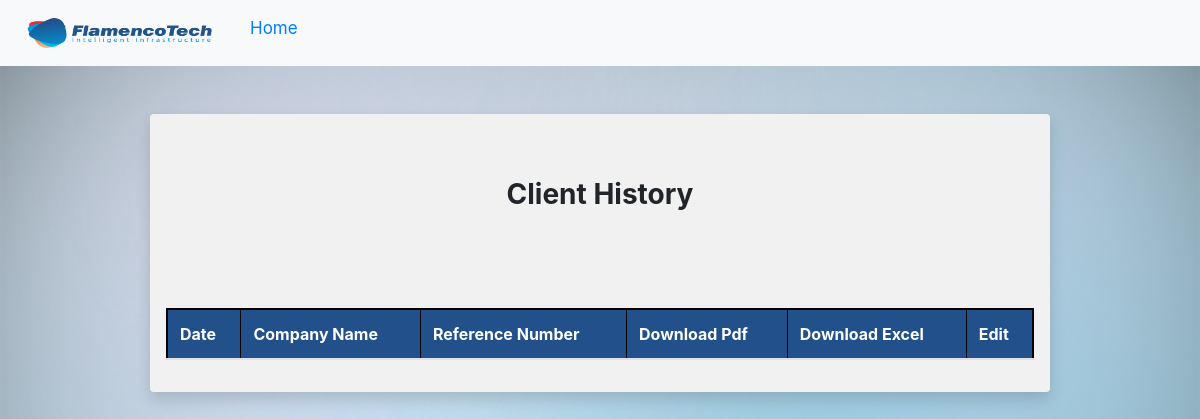
The app's page /admins/history/ (signed in), older data.
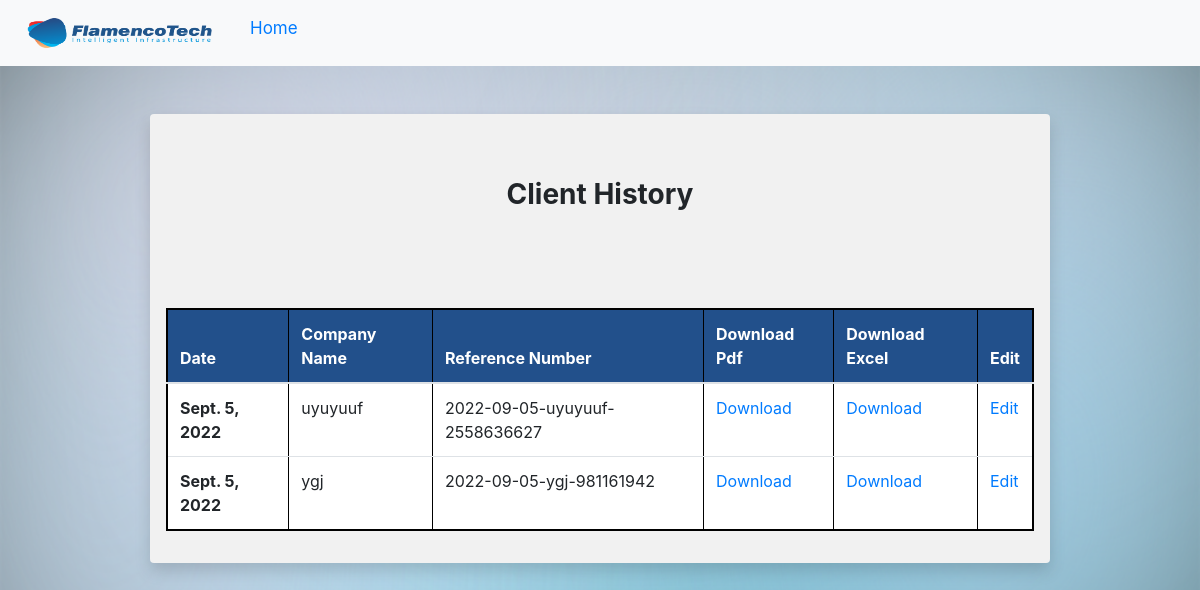
The same page, newer data.
### Admin1/models.py (models this page shows)
class Quotation(models.Model):
    ref_no=models.CharField(max_length=100,primary_key=True)
    pdf = models.FileField(upload_to ='pdfs/')
    excel = models.FileField(upload_to ='excels/')
    date=models.DateField(default=datetime.date.today())
    company_name=models.CharField(max_length=100)
    input_data=models.TextField(max_length=500)
    user_name = models.CharField(max_length=50)
    emp_name=models.CharField(max_length=50)
    _Trays2=models.CharField(max_length=200,default="")
    _Bms_Trays=models.CharField(max_length=200,default="")
    _Bms_Piping=models.CharField(max_length=200,default="")
    _Bms_Cabling=models.CharField(max_length=200,default="")
    _Bms_Sensors=models.CharField(max_length=200,default="")
    _Ddc=models.CharField(max_length=200,default="")
    _Ethernet=models.CharField(max_length=200,default="")
    _Fiber=models.CharField(max_length=200,default="")
    _Active=models.CharField(max_length=200,default="")
    _Efforts=models.CharField(max_length=200,default="")
    _Others=models.CharField(max_length=200,default="")
    _Third_Party=models.CharField(max_length=200,default="")

### Admin1/views.py (the view)
# urls.py: path('history/',views.history,name='history'),
def history(request):
	objs=Quotation.objects.filter(user_name=request.user.user_name)
	print(request.user.user_name)
	print(objs)
	context={'entries':objs}
	return render(request,'Admin1/history.html',context)

### templates/Admin1/history.html (shortened to what this page needs)
<!DOCTYPE html>
<html lang="en">
<head>
    <link rel="stylesheet" href="https://cdn.jsdelivr.net/npm/bootstrap@4.1.3/dist/css/bootstrap.min.css"
>
</head>
<body>
    <nav class="navbar navbar-expand-lg navbar-light bg-light">
      <div class="collapse navbar-collapse" id="navbarSupportedContent">
        <ul class="navbar-nav mr-auto">
            <li>
                <a class="navbar-brand" href="https://www.flamencotech.com/" target="_blank" style="display: flex;align-items: center;
                padding: 5px;">
                 <img src="/static/f1.png" alt="" width="200" height="40" >
              </a>
              </li>
          <li class="nav-item active">
            <a class="nav-link text-primary" href="/admins/"
              >Home<span class="sr-only">(current)</span></a
            >
          </li>
        </ul>
      </div>
    </nav>
    <div style="width: 900px;background-color: rgb(241, 241, 241);" class="container my-5 shadow p-3 mb-5 rounded">
        <div style="text-align: center;" class="container my-5">
            <h3><b>Client History</b></h3>
        </div>
        <table <div class="container my-5 ">
            <form class="my-5">
                <table class="table table-secondary" border="1" style="border:2px solid rgb(0, 0, 0)">
                    <thead>
                        <tr style="background-color: #22508b;color:white">
                            <th scope="col">Date</th>
                            <th scope="col">Company Name</th>
                            <th scope="col">Reference Number</th>
                            <th scope="col">Download Pdf</th>
                            <th scope="col">Download Excel</th>
                            <th scope="col">Edit</th>
                        </tr>
                    </thead>
                    <tbody style="background-color:white;">
                        {% for entry in entries %}
                        <tr>
                            <th scope="row">{{entry.date}}</th>
                            <td>{{entry.company_name}}</td>
                            <td>{{entry.ref_no}}</td>
                            <td><a href="{{entry.pdf.url}}" download="{{entry.pdf.url}}">Download</a>  </td>
                            <td><a href="{{entry.excel.url}}" download="{{entry.excel.url}}">Download</a></td>
                            <td><a href="{% url 'edit_quot_admin' ref_no=entry.ref_no %}">Edit</a></td>
                        </tr>
                        {% endfor %}
                    </tbody>
                </table>
            </form>
    </div>
</body>
</html>

Row changes from the older to the newer data that the page shows:
added Quotation: date "Sept. 5, 2022", company_name "uyuyuuf", ref_no "2022-09-05-uyuyuuf-2558636627"
added Quotation: date "Sept. 5, 2022", company_name "ygj", ref_no "2022-09-05-ygj-981161942"
